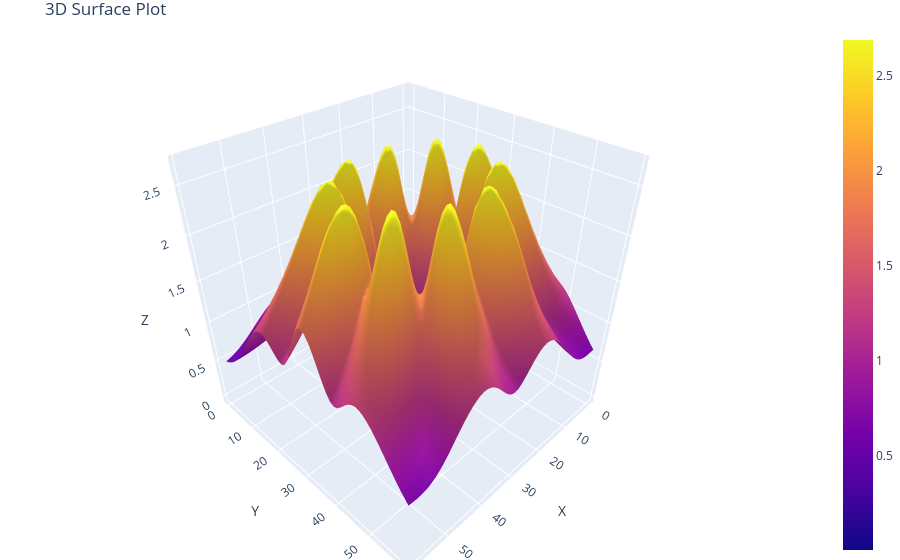

The notebook cell saved with this chart:
### Code cell
plot_3d_surface(array_2d=out[480:540,610:670])

### Figure 1 — Plotly figure (JSON) as saved in the notebook; plotly's stock layout.template omitted (floating-point values rounded to 4 significant figures; data arrays with more than 128 entries replaced by an {"elided": "..."} marker saying what was removed)
{"data": [{"type": "surface", "x": {"elided": "60x60 int values"}, "y": {"elided": "60x60 int values"}, "z": {"elided": "60x60 float values"}}], "layout": {"autosize": true, "margin": {"b": 0, "l": 0, "r": 0, "t": 30}, "scene": {"xaxis": {"title": {"text": "X"}}, "yaxis": {"title": {"text": "Y"}}, "zaxis": {"title": {"text": "Z"}}}, "title": {"text": "3D Surface Plot"}}}
